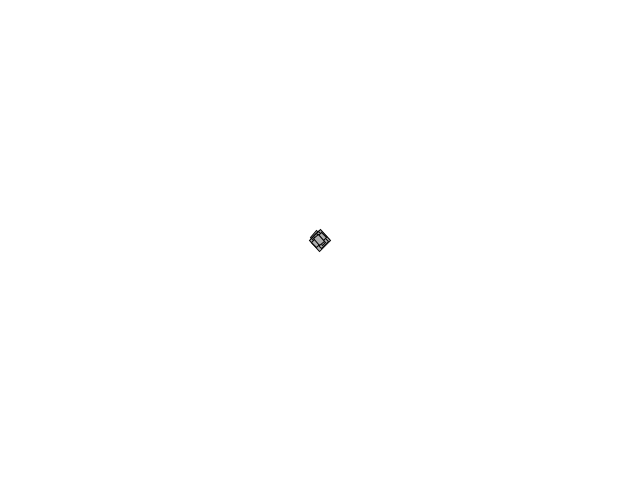
Frame 1 (no input)
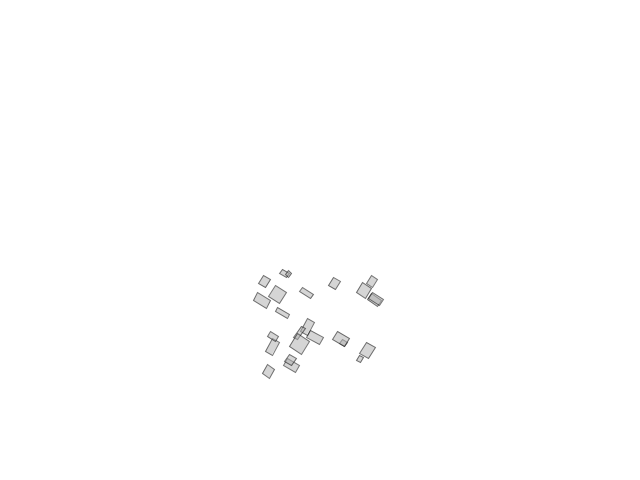
Frame 60 (the mouse pressed at the canvas centre just before this capture)
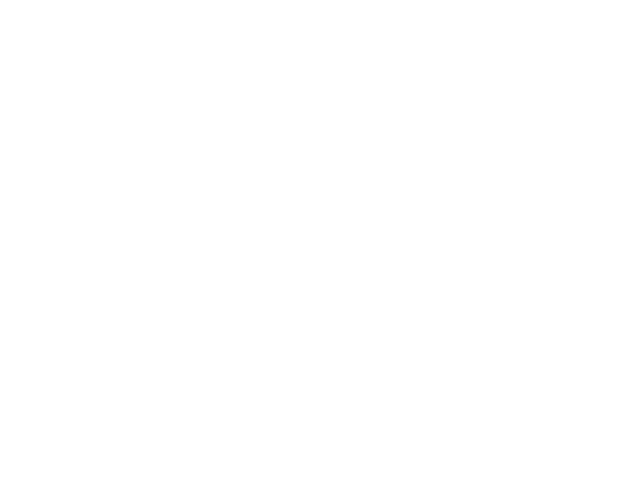
Frame 120 (the mouse held since frame 60 and released just before this capture)

The Processing sketch that drew these frames (run headless with seeded random() and noise(); from frame 60 on, the mouse is pressed at the canvas centre):

// Processing sketch: particlesArrayLists
// ── particlesArrayLists.pde
class Particle {
  PVector location;
  PVector velocity;
  PVector acceleration;
  
  float angle;
  float aVelocity;
  float aAcceleration;
  
  float pWidth;
  float pHeight;
  
  float lifespan;
  
  Particle(PVector l) {
    pWidth = random(4, 16);
    pHeight = random(4, 16);
    
    location = new PVector(l.x, l.y);
    acceleration = new PVector(0, 0.05);
    velocity = new PVector(random(-1, 1), random(-1, 1));
    
    angle = PI / 4;
    aAcceleration = 0.01;
    
    lifespan = 255;
  }
  
  void run() {
    update();
    display();
  }
  
  void update() {
    // motion
    velocity.add(acceleration);
    location.add(velocity);
    
    // angular motion
    aVelocity = constrain(aVelocity, 0, 0.1);
    aVelocity += aAcceleration;
    angle += aVelocity;
    
    lifespan -= 2;
  }
  
  void display() {
    stroke(0, lifespan);
    fill(175, lifespan);
    pushMatrix();
      translate(location.x, location.y);
      rotate(angle);
      rect(-pWidth/2, -pHeight/2, pWidth, pHeight);
    popMatrix();
  }
  
  void applyForce(PVector force) {
    PVector f = force.get();
    acceleration.add(f);
  }
  
  boolean isDead() {
    if (lifespan > 0) return false;
    else return true;
  }
}

int maxParticles = 25;
ArrayList<Particle> particles = new ArrayList<Particle>();

void setup() {
  size(640, 480);
  for (int i = 0; i < maxParticles; i++) {
    particles.add(new Particle(new PVector(width/2, height/2)));
  }
}

void draw() {
  background(255);
  
  for (int i = 0; i < particles.size(); i++) {
    Particle p = particles.get(i);
    p.run();
    if (p.isDead()) {
      particles.remove(i);
      particles.add(new Particle(new PVector(width/2, height/2)));
    }
  }
  
  println(particles.size());
}
